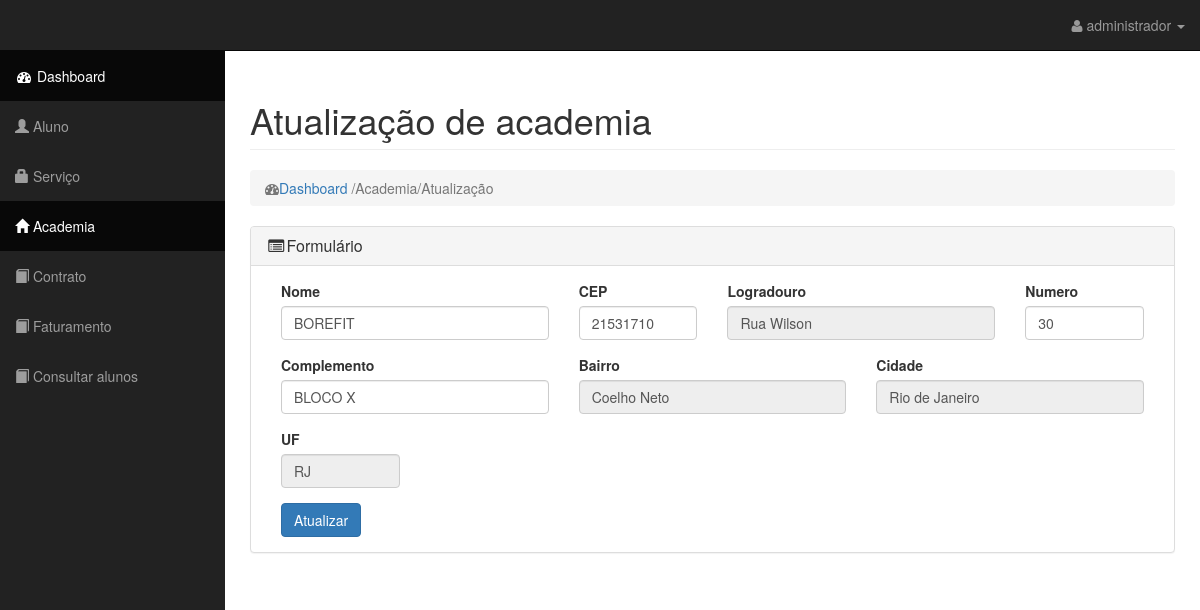
Screenshot of /?pagina=atualizar-academia&id=1 (signed in) with the database file from the repository.
### tables this page shows
CREATE TABLE `academia` (
  `ID_ACADEMIA` int(11) NOT NULL,
  `NOME` varchar(100) NOT NULL,
  `CEP` varchar(8) NOT NULL,
  `LOGRADOURO` varchar(100) NOT NULL,
  `NUMERO` int(9) NOT NULL,
  `COMPLEMENTO` varchar(100) NOT NULL,
  `BAIRRO` varchar(50) NOT NULL,
  `CIDADE` varchar(50) NOT NULL,
  `UF` varchar(2) NOT NULL,
  `STATUS` int(1) NOT NULL
);

### index.php (called while the page is built, shortened)
<?php
$rota = new Rota();
$rota->Paginacao();

### model/Configuracao.php (called while the page is built, shortened)
<?php
class Configuracao
{
    public function __construct()
    {
        $this->host = getenv('host');
        $this->usuario = getenv('user');
        $this->senha = getenv('password');
        $this->banco = getenv('db');
        $this->conexao = mysqli_connect($this->host, $this->usuario, $this->senha, $this->banco) or die(mysqli_error());
    }
}

### model/Academia.php (called while the page is built, shortened)
<?php
class Academia extends \Model\Configuracao
{
    function GetAcademia($id)
    {
        $funcao = new Funcoes();
        $SQL = "SELECT * FROM academia WHERE ID_ACADEMIA=" . $id . "";
        $result = $this->conexao->query($SQL);
        if ($result)
            return $result->fetch_assoc();
        else
            $funcao->msg('error', $this->conexao->error);
    }
}

### view/admin/academia/atualizar_academia.php (the view, shortened to what this page needs)
<?php
$aluno = new \Model\Academia();
if (isset($_GET['id'])) {
    $dados = $aluno->GetAcademia($_GET['id']);
} else {
    echo "<script>location.href='?pagina=consultar-aluno'</script>";
}
?>
<div id="page-wrapper">
    <div class="container-fluid">
        <div class="row">
            <div class="col-lg-12">
                <h1 class="page-header">
                    Atualização de academia
                </h1>
                <ol class="breadcrumb">
                    <li class="active">
                        <i class="fa fa-dashboard"></i><a href="?pagina=admin">Dashboard </a>/Academia/Atualização
                    </li>
                </ol>
            </div>
        </div>
        <div class='panel panel-default'>
            <div class='panel-heading'>
                <h3 class='panel-title'><i class='fa fa-list-alt fa-fw'></i>Formulário</h3>
            </div>
            <div class='panel-body'>
                <form method="post" role="form">
                    <div class="form-group col-md-4">
                        <label>Nome</label>
                        <input type="text" class="form-control" name="nome" placeholder="Nome" maxlength="100"
                               value="<?php echo $dados['NOME']; ?>" required>
                    </div>
                    <div class="form-group col-md-2">
                        <label>CEP</label>
                        <input type="text" class="form-control" name="cep" id="cep" onblur="pesquisacep(this.value)"
                               onkeyup="mascara(this,mnum)" placeholder="CEP" maxlength="8"
                               value="<?php echo $dados['CEP']; ?>" required>
                    </div>
                    <div class="form-group col-md-4">
                        <label>Logradouro</label>
                        <input type="text" class="form-control" name="logradouro" id="logradouro"
                               placeholder="Logradouro" maxlength="100" value="<?php echo $dados['LOGRADOURO']; ?>"
                               readonly required>
                    </div>
                    <div class="form-group col-md-2">
                        <label>Numero</label>
                        <input type="text" class="form-control" name="numero" id="numero" onkeyup="mascara(this,mnum)"
                               placeholder="Numero" maxlength="9" value="<?php echo $dados['NUMERO']; ?>" required>
                    </div>
                    <div class="form-group col-md-4">
                        <label>Complemento</label>
                        <input type="text" class="form-control" name="complemento" placeholder="Complemento"
                               maxlength="100" value="<?php echo $dados['COMPLEMENTO']; ?>">
                    </div>
                    <div class="form-group col-md-4">
                        <label>Bairro</label>
                        <input type="text" class="form-control" name="bairro" id="bairro" placeholder="Bairro"
                               maxlength="50" value="<?php echo $dados['BAIRRO']; ?>" readonly required>
                    </div>
                    <div class="form-group col-md-4">
                        <label>Cidade</label>
                        <input type="text" class="form-control" name="cidade" id="cidade" placeholder="Cidade"
                               maxlength="50" value="<?php echo $dados['CIDADE']; ?>" readonly required>
                    </div>
                    <div class="form-group col-md-2">
                        <label>UF</label>
                        <input type="text" class="form-control" name="uf" id="uf" placeholder="UF"
                               value="<?php echo $dados['UF']; ?>" readonly required>
                    </div>
                    <div class="col-md-12">
                        <input type="submit" class="btn btn-primary" name="atualizar_academia" value="Atualizar">
                    </div>
                </form>
            </div>
        </div>
    </div>
</div>

### public/admin/css/sb-admin.css (style rules this page uses)
body { margin-top: 100px; background-color: #fff; }
@media (min-width:768px) { body { margin-top: 50px; } }
#page-wrapper { width: 100%; padding: 0; background-color: #fff; }
@media (min-width:768px) { #page-wrapper { padding: 10px; } }

### rows the page displays
academia: nome "BOREFIT", cep "21531710", logradouro "Rua Wilson", numero "30", complemento "BLOCO X", bairro "Coelho Neto", cidade "Rio de Janeiro", uf "RJ"

### other values shown
$_SESSION['nome'] "administrador"
